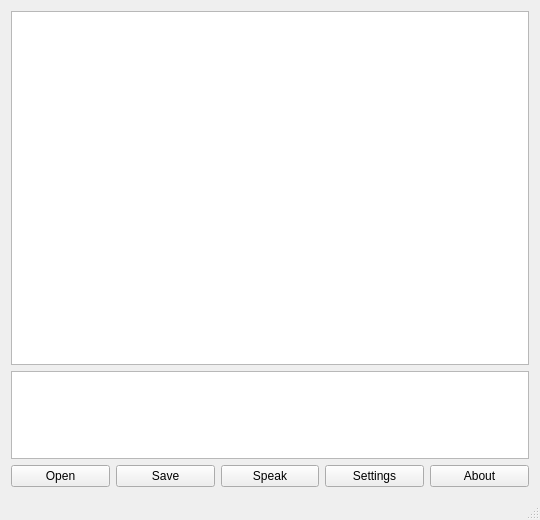
<?xml version="1.0" encoding="UTF-8"?>
<ui version="4.0">
 <class>MainWindow</class>
 <widget class="QMainWindow" name="MainWindow">
  <property name="geometry">
   <rect>
    <x>0</x>
    <y>0</y>
    <width>540</width>
    <height>520</height>
   </rect>
  </property>
  <property name="sizePolicy">
   <sizepolicy hsizetype="Expanding" vsizetype="Expanding">
    <horstretch>0</horstretch>
    <verstretch>0</verstretch>
   </sizepolicy>
  </property>
  <property name="windowTitle">
   <string>SpeakCode</string>
  </property>
  <widget class="QWidget" name="centralWidget">
   <property name="sizePolicy">
    <sizepolicy hsizetype="Expanding" vsizetype="Expanding">
     <horstretch>0</horstretch>
     <verstretch>0</verstretch>
    </sizepolicy>
   </property>
   <layout class="QVBoxLayout" name="verticalLayout_2" stretch="8,2,0">
    <item>
     <widget class="QTextEdit" name="mainCode">
      <property name="font">
       <font>
        <family>Monaco</family>
        <pointsize>14</pointsize>
       </font>
      </property>
     </widget>
    </item>
    <item>
     <widget class="QTextEdit" name="consoleOutput">
      <property name="enabled">
       <bool>true</bool>
      </property>
      <property name="sizePolicy">
       <sizepolicy hsizetype="Expanding" vsizetype="Expanding">
        <horstretch>0</horstretch>
        <verstretch>0</verstretch>
       </sizepolicy>
      </property>
      <property name="font">
       <font>
        <family>Monaco</family>
        <pointsize>14</pointsize>
       </font>
      </property>
     </widget>
    </item>
    <item>
     <layout class="QHBoxLayout" name="horizontalLayout">
      <item>
       <widget class="QPushButton" name="openButton">
        <property name="text">
         <string>Open</string>
        </property>
       </widget>
      </item>
      <item>
       <widget class="QPushButton" name="saveButton">
        <property name="text">
         <string>Save</string>
        </property>
       </widget>
      </item>
      <item>
       <widget class="QPushButton" name="speakButton">
        <property name="text">
         <string>Speak</string>
        </property>
       </widget>
      </item>
      <item>
       <widget class="QPushButton" name="settingsButton">
        <property name="text">
         <string>Settings</string>
        </property>
       </widget>
      </item>
      <item>
       <widget class="QPushButton" name="aboutButton">
        <property name="text">
         <string>About</string>
        </property>
       </widget>
      </item>
     </layout>
    </item>
   </layout>
  </widget>
  <widget class="QStatusBar" name="statusBar">
   <property name="sizePolicy">
    <sizepolicy hsizetype="Expanding" vsizetype="MinimumExpanding">
     <horstretch>0</horstretch>
     <verstretch>0</verstretch>
    </sizepolicy>
   </property>
  </widget>
  <action name="actionQuit">
   <property name="text">
    <string>Quit</string>
   </property>
  </action>
 </widget>
 <layoutdefault spacing="6" margin="11"/>
 <resources/>
 <connections/>
</ui>
